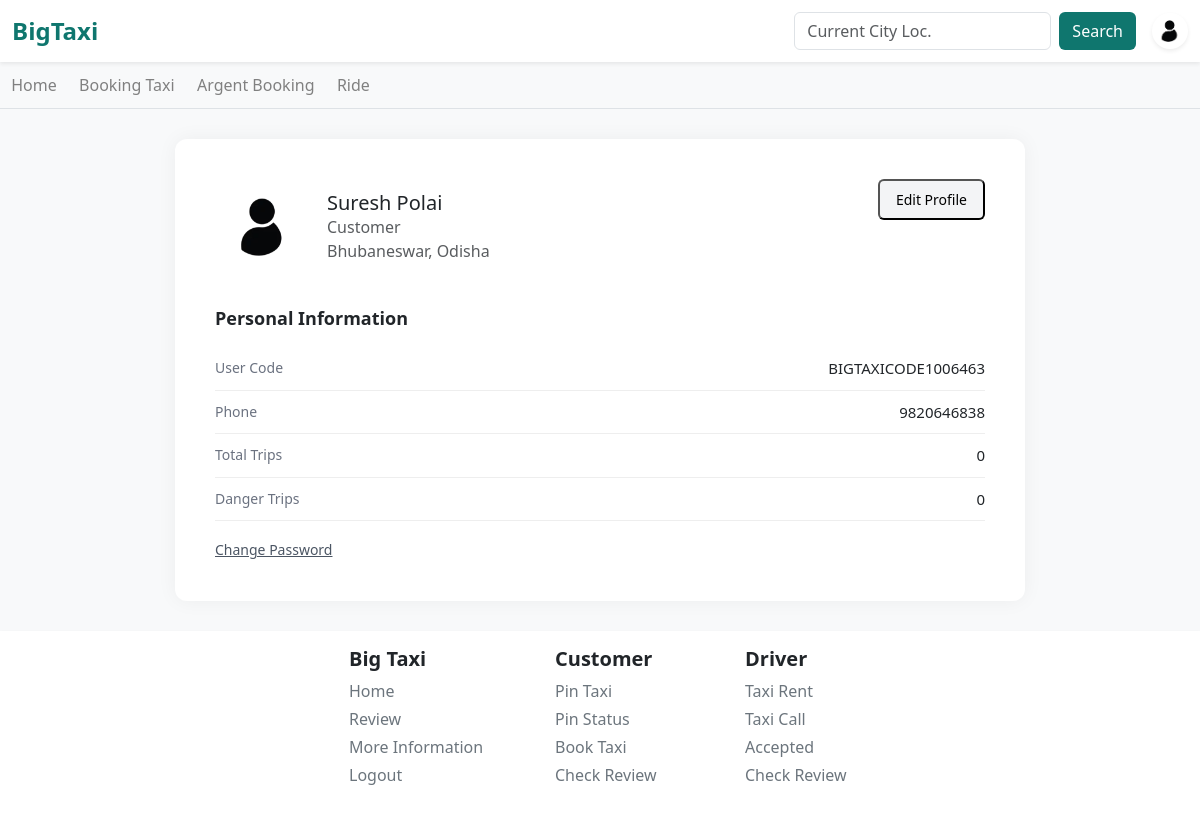
Page /home/profile/ (signed in) on the earlier database version.
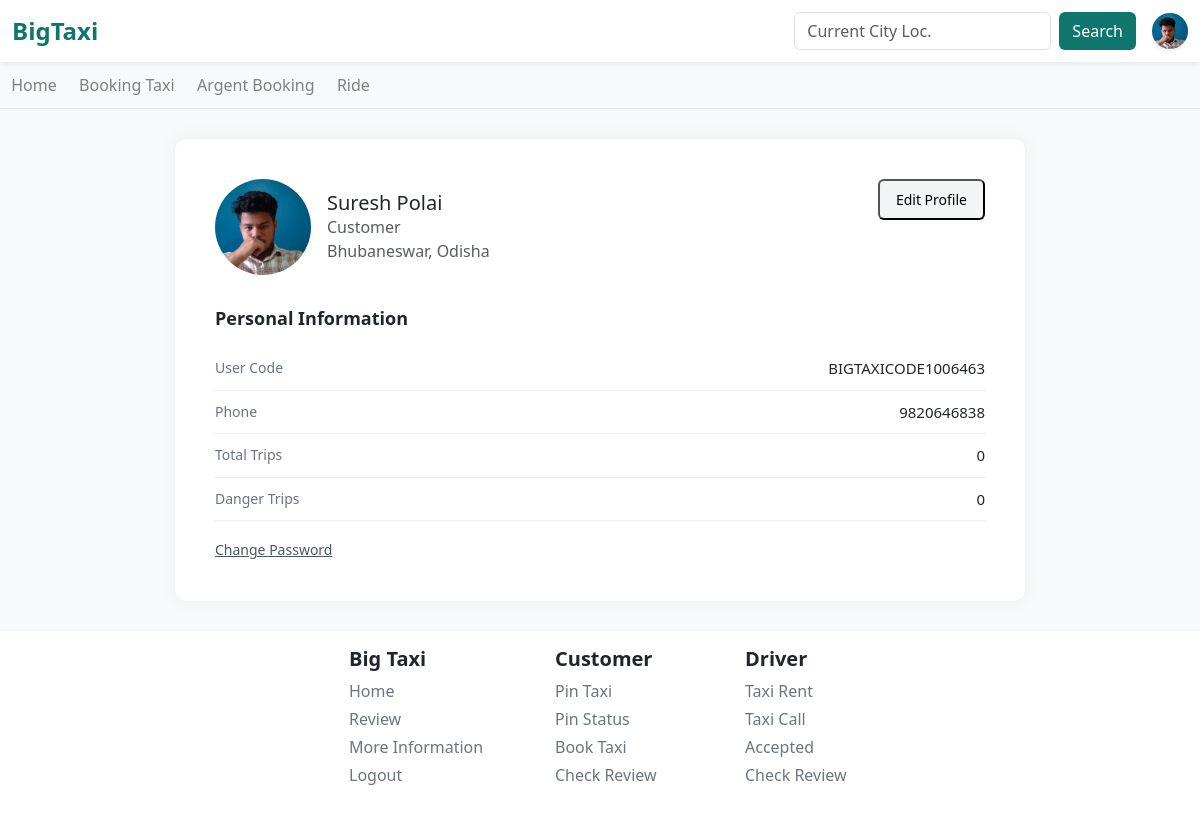
Same page on the later database version.
### Users/models.py (models this page shows, shortened)
class usersDataModel(models.Model):
    UserG = [
        ('Male', 'Male'),
        ('Female', 'Female'),
        ('Other', 'Other'),
        ('Not Check', 'Not Check'),
    ]
    UserC = [
        ('Developer', 'Developer'),
        ('Customer', 'Customer'),
        ('Driver', 'Driver'),
    ]
    ULink = models.ForeignKey(User, on_delete=models.CASCADE)
    UserCode = models.CharField(max_length=100, default='BIGTAXICODE1006463')
    UserCategory = models.CharField(choices=UserC, default='Customer', max_length=20)
    UserMobileNo = models.CharField(max_length=11)
    UserGender = models.CharField(max_length=100, default='Not Check')
    UserAge = models.CharField(max_length=3, default='')
    UserState = models.CharField(max_length=100, default='')
    UserCity = models.CharField(max_length=100, default='')
    UserPincode = models.CharField(max_length=20, default='')
    UserAddress = models.CharField(max_length=200, default='')
    UserPass = models.CharField(max_length=1000, default='password')
    CouponCode = models.CharField(max_length=50, null=True, blank=True)
    UProfileImage = models.ImageField(upload_to='profile/main/', default='profile/default/default.png')
    UProfileName = models.CharField(max_length=1000, default='BiXTaxi User')
    description = models.CharField(max_length=5000, default='No Description!')
    totalTripCount = models.IntegerField(default=0)
    dangerTripCount = models.IntegerField(default=0)

### taxi_app/views.py (the view)
# urls.py: path('profile/', views.ProfileFunctionBaseView, name='profile'),
def ProfileFunctionBaseView(request):
    if request.user.is_authenticated:
        nv = navbar(request)
        userCode = nv.get('userBarCodeAccessis'); userCat = nv.get('userCategoryis'); UDM = usersDataModel.objects.get(UserCode = userCode)
        context = { 'userC' : userCode, 'userCat' : userCat, 'UDM' : UDM }
        return render(request, 'main/profile.html', context)
    else:
        messages.info(request, f'{request.path} is access, when you are login')
        return redirect('taxi_app:autoRedirect')

### templates/main/profile.html (shortened to what this page needs)
{% extends 'base.html' %}
{% block body %}
</head>
<body>
<div class="profile-container">
  <div class="d-flex justify-content-between align-items-start">
    <div class="d-flex align-items-center">
      <img src="/media/{{ UDM.UProfileImage }}" alt="Profile" class="profile-img me-3">
      <div>
        <h5 class="mb-0">{{ UDM.UProfileName }}</h5>
        <div class="text-muted">{{ userCat }}</div>
        <div class="text-muted">{{ UDM.UserCity }}, {{ UDM.UserState }}</div>
      </div>
    </div>
    <button class="edit-btn">Edit Profile</button>
  </div>
  <div class="section-title">Personal Information</div>
  <div class="info-row d-flex justify-content-between">
    <div class="info-label">User Code</div>
    <div class="info-value">{{ userC }}</div>
  </div>
  <div class="info-row d-flex justify-content-between">
    <div class="info-label">Phone</div>
    <div class="info-value">{{ UDM.UserMobileNo }}</div>
  </div>
  <div class="info-row d-flex justify-content-between">
    <div class="info-label">Total Trips</div>
    <div class="info-value">{{ UDM.totalTripCount }}</div>
  </div>
  <div class="info-row d-flex justify-content-between">
    <div class="info-label">Danger Trips</div>
    <div class="info-value">{{ UDM.dangerTripCount }}</div>
  </div>
  <div class="pt-3">
    <a href="#" class="change-link">Change Password</a>
  </div>
</div>
</body>
</html>
{% endblock %}

### templates/inc/navbar.html (shortened to what this page needs)
<nav class="navbar navbar-expand-lg navbar-light bg-white shadow-sm">
  <div class="container-fluid">
    <a class="navbar-brand text-primary text-main-own fw-bold fs-4" href="{% url 'taxi_app:autoRedirect' %}">BigTaxi</a>
    <div class="ms-auto d-flex align-items-center">
      {% if user.is_authenticated %}
        <form class="d-flex me-3" method="GET" action="">
          <input class="form-control me-2 custom-focus" type="search" name="q" placeholder="Current City Loc." aria-label="Search">
          <button class="btn btn-main bg-main-own text-white" type="submit">Search</button>
        </form>
        <a href="{% url 'taxi_app:profile' %}" class="d-flex align-items-center text-decoration-none">
          <img src="/media/{{ profile }}" alt="Profile" width="36" height="36" class="rounded-circle shadow-sm" style="object-fit: cover;">
        </a>
      {% else %}
        <a href="{% url 'driver:customerLogin' %}" class="btn btn-outline-main me-2">Login</a>
        <a href="{% url 'driver:customerSignup' %}" class="btn btn-outline-main me-2">Signup</a>
      {% endif %}
    </div>
  </div>
</nav>
<div class="bg-light border-bottom scrolling-navbar d-flex">
{% if user.is_authenticated %}
  {% if userCategoryis == 'Customer' %}
    <div class="nav-item-wrapper"><a class="nav-link" href="{% url 'taxi_app:autoRedirect' %}" title="Home">
      Home
    </a></div>
    <div class="nav-item-wrapper"><a href="{% url 'taxi_app:pinTaxi' %}" class="nav-link" title="Booking Taxi">
      Booking Taxi
    </a></div>
    <div class="nav-item-wrapper"><a class="nav-link" href="#" title="Argent Booking">
      Argent Booking
    </a></div>
    <div class="nav-item-wrapper">
      <a class="nav-link" href="{% url 'taxi_app:statusCustomer' %}">Ride</a>
    </div>
  {% endif %}
{% endif %}
</div>

Differences in the rows shown:
changed usersDataModel "Suresh Polai": UProfileImage: picture added in place of a placeholder
